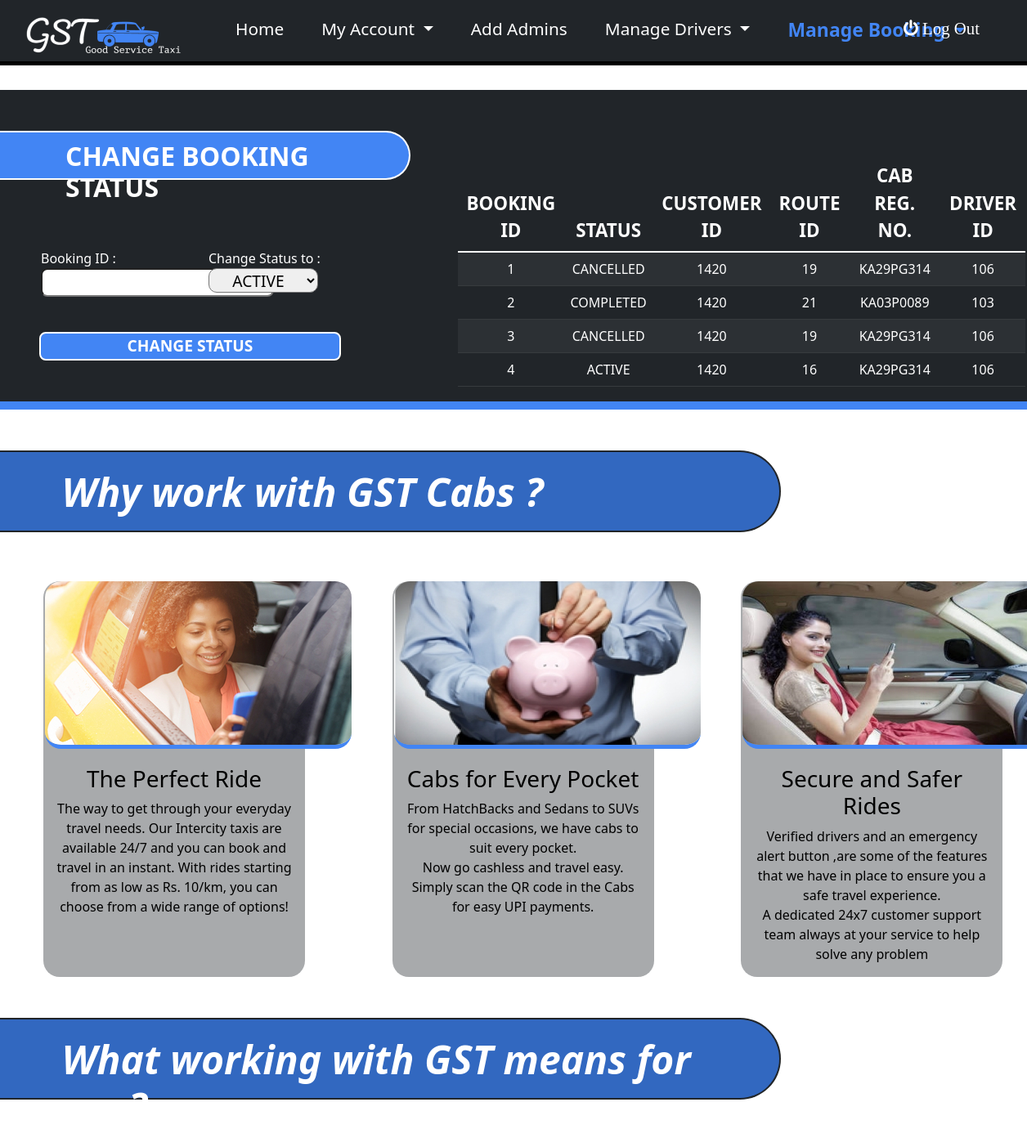
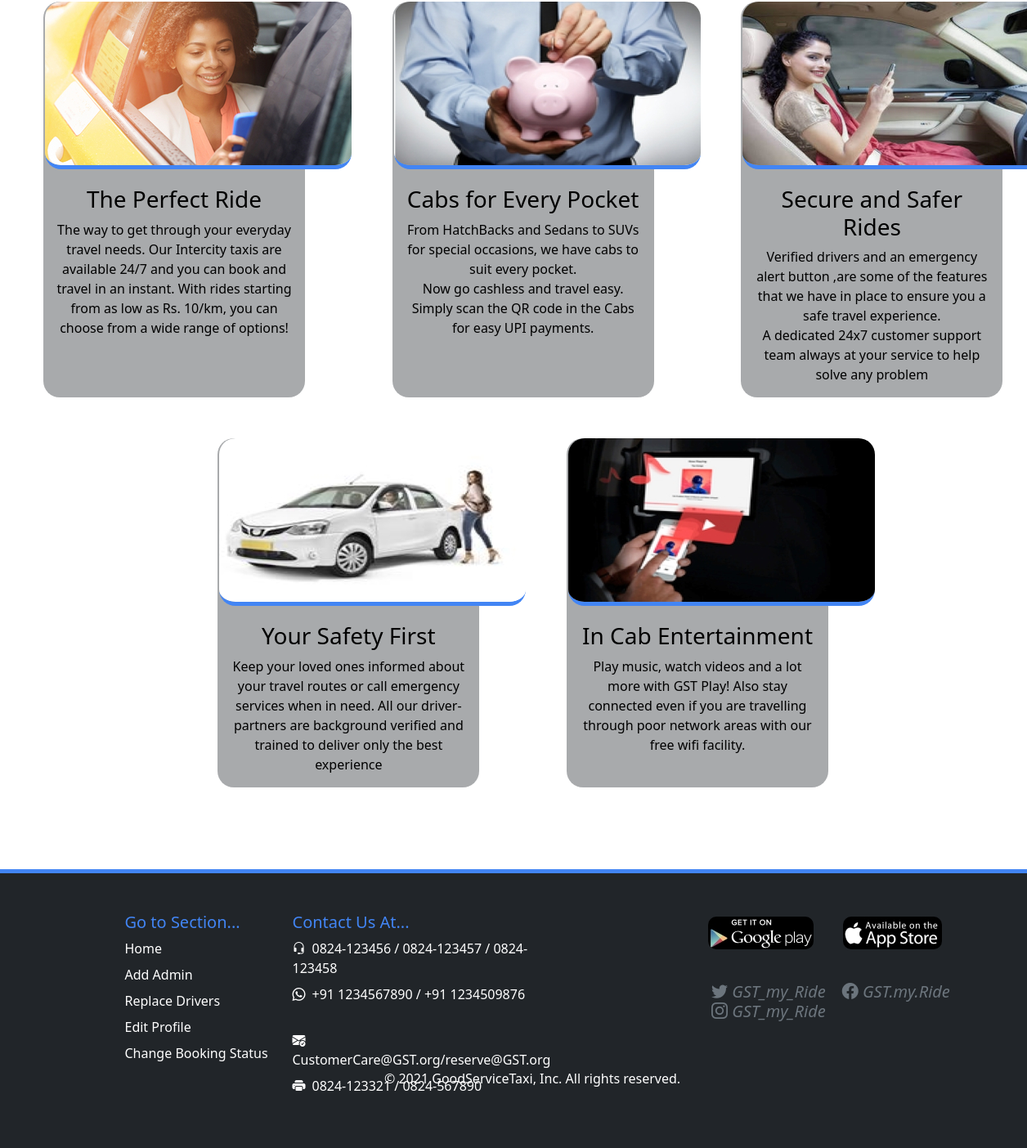
Screenshot of /ChangeStatus with the database file from the repository (2 pictures, top to bottom).
### tables this page shows
CREATE TABLE Booking(
booking_id INTEGER PRIMARY KEY AUTOINCREMENT,
customer_id REFERENCES customer(customer_id),
route_id REFERENCES route(route_id),
reg_no REFERENCES Cab(reg_no),
driver_id REFERENCES CAB(driver_id),
total_fare number(10,2) not null,
status varchar2(20) default 'ACTIVE' not null);

### app.py (the view)
@app.route('/ChangeStatus', methods=("GET","POST"))
def ChangeStatus():
    global bookingId, statusOpt
    con = sqlite3.connect("DBMS.db")
    cur = con.cursor()
    query = "SELECT * FROM BOOKING ORDER BY CUSTOMER_ID"
    cur.execute(query)
    rows = cur.fetchall()
    con.close()
    form = ChangeStatusForm();
    if form.validate_on_submit():
        f = request.form
        bookingId = f['bookingId']
        statusOpt = f['statusOpt']
        return render_template('StatusConfirm.html',adminid=adminid,bookingId=bookingId,statusOpt=statusOpt)
    return render_template('ChangeStatus.html',adminid=adminid,rows=rows,form=form)

### templates/ChangeStatus.html (shortened to what this page needs)
{% extends "AdminBase.html" %}
{% block content %}
<div class="row" id="mainContainer">
  <div class="col-4">
    <h2 class="title"> CHANGE BOOKING STATUS </h2>
    <form action="{{ url_for('ChangeStatus') }}" method="POST" autocomplete="off" >
    <div class="row" id="formDiv">
      <div class="col-6">
          <br>
        <fieldset class="form-field">
          {{ form.bookingId.label }}<br>
          {{ form.bookingId }}
          </fieldset>
      </div>
      <div class="col-5">
      <br>
      <fieldset class="form-field">
        {{ form.statusOpt.label }}<br>
        {{ form.statusOpt }}
        </fieldset>
      <br><br>
      </div>
      <br><br>
      {{ form.submit }}
    <br>
    </div>
  </form>
  </div>
  <div id="table" class="col-7 offset-1"  >
    <table class="table table-dark table-striped">
        <thead>
            <tr>
              <th scope="col">BOOKING ID</th>
              <th scope="col">STATUS</th>
              <th scope="col">CUSTOMER ID</th>
              <th scope="col">ROUTE ID</th>
              <th scope="col">CAB REG. NO.</th>
              <th scope="col">DRIVER ID</th>
            </tr>
        </thead>
        <tbody>
            {% for rowdata in rows %}
            <tr>
              <td>{{rowdata[0]}}</td>
              <td>{{rowdata[6]}}</td>
              <td>{{rowdata[1]}}</td>
              <td>{{rowdata[2]}}</td>
              <td>{{rowdata[3]}}</td>
              <td>{{rowdata[4]}}</td>
            </tr>
            {% endfor %}
        </tbody>
    </table>
  </div>
</div>
<h1 class="title2">Why work with GST Cabs ?</h1>
<div class="row" id="container2">
  <div class="col-3 offset-0 container2-items container2-items1">
    <img src ="{{url_for('static',filename='images/login1.jpg')}}">
  <h3 class="text-center">The Perfect Ride</h3><p class="text-center">The way to get through your everyday travel needs. Our Intercity taxis are available 24/7 and
  you can book and travel in an instant. With rides starting from as low as Rs. 10/km, you can choose
  from a wide range of options!
  </p>
</div>
<div class="col-3 offset-1 container2-items">
  <img src ="{{url_for('static',filename='images/login2.jpg')}}">
  <h3 class="text-center">Cabs for Every Pocket</h3><p class="text-center">
From HatchBacks and Sedans to SUVs for special occasions, we have cabs to suit every pocket.<br>
Now go cashless and travel easy.
Simply scan the QR code in the Cabs for easy UPI payments.</p>
</div>
<div class="col-3 offset-1 container2-items">
  <img src ="{{url_for('static',filename='images/login3.jpg')}}">
  <h3 class="text-center">Secure and Safer Rides</h3>
  <p class="text-center">Verified drivers and an emergency alert button ,are some of the features
  that we have in place to ensure you a safe travel experience.<br>A dedicated 24x7 customer
  support team always at your service to help solve any problem</p>
</div>
</div>
{% endblock %}

### templates/ChangeStatus.html (style rules this page uses)
#mainContainer { background-color: #212529;margin-top: 30px; color: white;padding-left: 50px; border-bottom: 10px #4285F4 solid; }
input { border-radius: 8px;font-size: 1.2em; }
.title { color: white;font-weight: 700;margin-left: -50px;background-color: #4285F4;padding-top: 10px; padding-left: 80px;border-top-right-radius: 50px;border-bottom-right-radius: 50px; width: 130%;height: 60px; border: 2px white solid; border-left: 0px;margin-bottom: 60px;margin-top: 50px; }
#submit { width: 90%;font-size: 1.2em;font-weight: 600;background-color: #4285F4;color: white;border: 2px white solid; margin-left: 10px; margin-bottom: 50px; }
#container2 { margin-top: 30px; }
.container2-items img { margin-bottom: 20px; border-radius: 20px; margin-left: -10px; margin-top: 0px; border-bottom: 5px #4285F4 solid }
.container2-items { background-color: #21252963; color: black; border-radius: 20px; font-weight: 500; }
.container2-items1 { background-color: #21252963; color: black; border-radius: 20px; margin-left: 65px; }
.title2 { color: white;font-weight: 700;margin-left: -50px;background-color: #4285F4;padding-top: 20px; padding-left: 20%;border-top-right-radius: 50px;border-bottom-right-radius: 50px; width: 80%;height: 100px; border: 2px #212529 solid; border-left: 0px;margin-bottom: 60px;margin-top: 50px; font-size: 3em;font-style: italic; }
#table { margin-top: 80px; margin-left: 100px; }
th { font-size: 1.4em;text-align: center; }
tr { text-align: center; }
select { font-size: 1.2em;height: 30px; border-radius: 10px; text-align: center; font-weight: 400; }

### templates/AdminBase.html (style rules this page uses)
#container2 { margin-top: 50px; }
.container2-items img { margin-bottom: 20px; border-radius: 20px; margin-left: -10px; margin-top: 0px; border-bottom: 5px #4285F4 solid }
.container2-items { background-color: #21252963; color: black; border-radius: 20px; font-weight: 500; }
.container2-items1 { background-color: #21252963; color: black; border-radius: 20px; margin-left: 65px; }
.title2 { color: white;font-weight: 700;margin-left: -50px;background-color: #3268c0;padding-top: 20px; padding-left: 10%;border-top-right-radius: 50px;border-bottom-right-radius: 50px; width: 80%;height: 100px; border: 2px #212529 solid; border-left: 0px;margin-bottom: 60px;margin-top: 50px; font-size: 3em;font-style: italic; }

### rows the page displays
Booking: booking_id "1", status "CANCELLED", customer "1420", route "19", reg_no "KA29PG314", driver "106"
Booking: booking_id "2", status "COMPLETED", customer "1420", route "21", reg_no "KA03P0089", driver "103"
Booking: booking_id "3", status "CANCELLED", customer "1420", route "19", reg_no "KA29PG314", driver "106"
Booking: booking_id "4", status "ACTIVE", customer "1420", route "16", reg_no "KA29PG314", driver "106"
